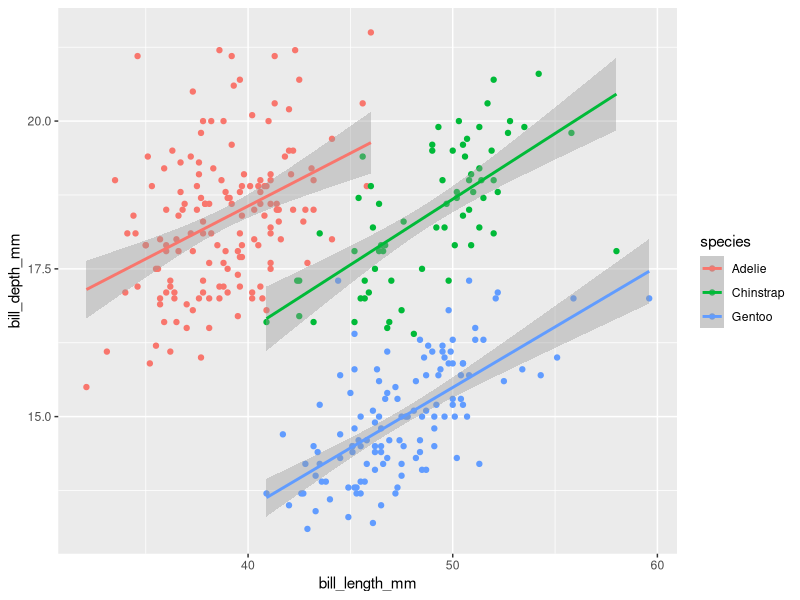
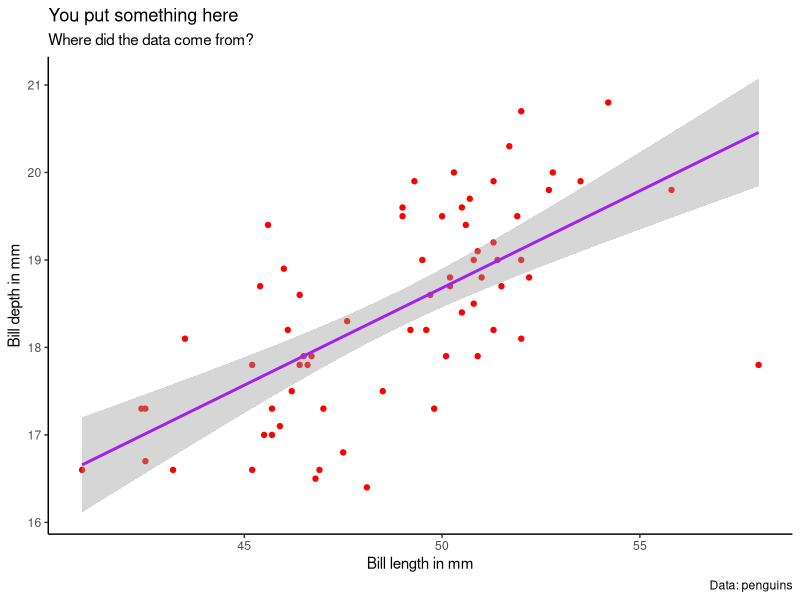

Recreate these plots in R, in order.
# First Week stuff
library(tidyverse)
library(palmerpenguins)
penguins
ggplot(data = penguins, aes(x = bill_length_mm, y = bill_depth_mm, color = species)) + 
  geom_point() + 
  geom_smooth(method = "lm") 

## Suppose we want to work with only Chinstrap

penChin <- penguins |> 
  filter(species == "Chinstrap")
penChin

ggplot(data = penChin, aes(x = bill_length_mm, y = bill_depth_mm)) + 
  geom_point(color = "red") + 
  geom_smooth(method = "lm", color = "purple") +
  theme_classic() + 
  labs(x = "Bill length in mm", y = "Bill depth in mm",
       title = "You put something here",
       subtitle = "Where did the data come from?",
       caption = "Data: penguins")
